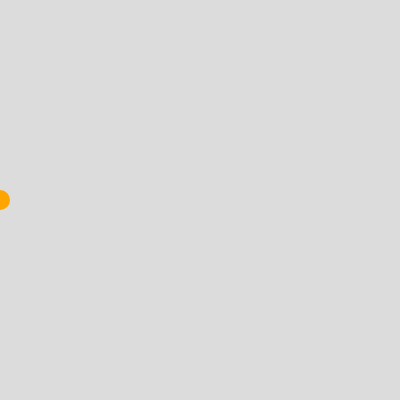
Frame 1 (no input)
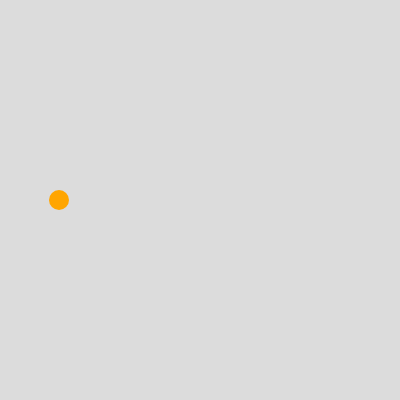
Frame 60 (no input)
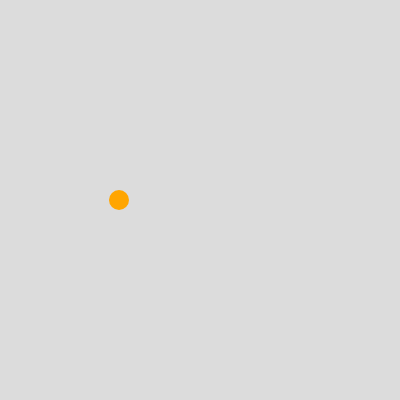
Frame 120 (the mouse pressed at the canvas centre since frame 60)

The p5.js sketch that drew these frames (run headless with seeded random() and noise() and a simulated clock; from frame 60 on, the mouse is pressed at the canvas centre):

// p5.js sketch
// ── sketch.js
let xLocation = 0;

function setup() {
  createCanvas(400, 400);
  noStroke();
}


function draw() {
  background(220);
  fill('orange')
  circle(xLocation, height/2, 20 )
  xLocation++;
}
// ── sketchPart2.js
function setup() {
    createCanvas(200, 100);
    fill(0);
    textSize(18);
}
  

function draw() {
    let score = 85;
  
    if (score >= 90) {
      background(0, 255, 0);
      text('Excellent!', 30, 55);
    }
}
  
